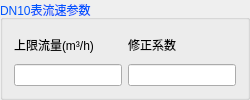
         <widget class="QGroupBox" name="gBox_DN10_Flow">
          <property name="palette">
           <palette>
            <active>
             <colorrole role="WindowText">
              <brush brushstyle="SolidPattern">
               <color alpha="255">
                <red>0</red>
                <green>85</green>
                <blue>255</blue>
               </color>
              </brush>
             </colorrole>
            </active>
            <inactive>
             <colorrole role="WindowText">
              <brush brushstyle="SolidPattern">
               <color alpha="255">
                <red>0</red>
                <green>85</green>
                <blue>255</blue>
               </color>
              </brush>
             </colorrole>
            </inactive>
            <disabled>
             <colorrole role="WindowText">
              <brush brushstyle="SolidPattern">
               <color alpha="255">
                <red>120</red>
                <green>120</green>
                <blue>120</blue>
               </color>
              </brush>
             </colorrole>
            </disabled>
           </palette>
          </property>
          <property name="title">
           <string>DN10表流速参数</string>
          </property>
          <layout class="QHBoxLayout" name="horizontalLayout_10">
           <item>
            <layout class="QVBoxLayout" name="verticalLayout_17">
             <item>
              <widget class="QLabel" name="label_30">
               <property name="minimumSize">
                <size>
                 <width>90</width>
                 <height>25</height>
                </size>
               </property>
               <property name="maximumSize">
                <size>
                 <width>16777215</width>
                 <height>40</height>
                </size>
               </property>
               <property name="palette">
                <palette>
                 <active>
                  <colorrole role="WindowText">
                   <brush brushstyle="SolidPattern">
                    <color alpha="255">
                     <red>0</red>
                     <green>0</green>
                     <blue>0</blue>
                    </color>
                   </brush>
                  </colorrole>
                 </active>
                 <inactive>
                  <colorrole role="WindowText">
                   <brush brushstyle="SolidPattern">
                    <color alpha="255">
                     <red>0</red>
                     <green>0</green>
                     <blue>0</blue>
                    </color>
                   </brush>
                  </colorrole>
                 </inactive>
                 <disabled>
                  <colorrole role="WindowText">
                   <brush brushstyle="SolidPattern">
                    <color alpha="255">
                     <red>120</red>
                     <green>120</green>
                     <blue>120</blue>
                    </color>
                   </brush>
                  </colorrole>
                 </disabled>
                </palette>
               </property>
               <property name="text">
                <string>上限流量(m³/h)</string>
               </property>
              </widget>
             </item>
             <item>
              <widget class="QLineEdit" name="lineEdit_DN10_UpperFlow"/>
             </item>
            </layout>
           </item>
           <item>
            <layout class="QVBoxLayout" name="verticalLayout_18">
             <item>
              <widget class="QLabel" name="label_31">
               <property name="minimumSize">
                <size>
                 <width>55</width>
                 <height>25</height>
                </size>
               </property>
               <property name="palette">
                <palette>
                 <active>
                  <colorrole role="WindowText">
                   <brush brushstyle="SolidPattern">
                    <color alpha="255">
                     <red>0</red>
                     <green>0</green>
                     <blue>0</blue>
                    </color>
                   </brush>
                  </colorrole>
                 </active>
                 <inactive>
                  <colorrole role="WindowText">
                   <brush brushstyle="SolidPattern">
                    <color alpha="255">
                     <red>0</red>
                     <green>0</green>
                     <blue>0</blue>
                    </color>
                   </brush>
                  </colorrole>
                 </inactive>
                 <disabled>
                  <colorrole role="WindowText">
                   <brush brushstyle="SolidPattern">
                    <color alpha="255">
                     <red>120</red>
                     <green>120</green>
                     <blue>120</blue>
                    </color>
                   </brush>
                  </colorrole>
                 </disabled>
                </palette>
               </property>
               <property name="text">
                <string>修正系数</string>
               </property>
              </widget>
             </item>
             <item>
              <widget class="QLineEdit" name="lineEdit_DN10_adjust"/>
             </item>
            </layout>
           </item>
          </layout>
         </widget>
